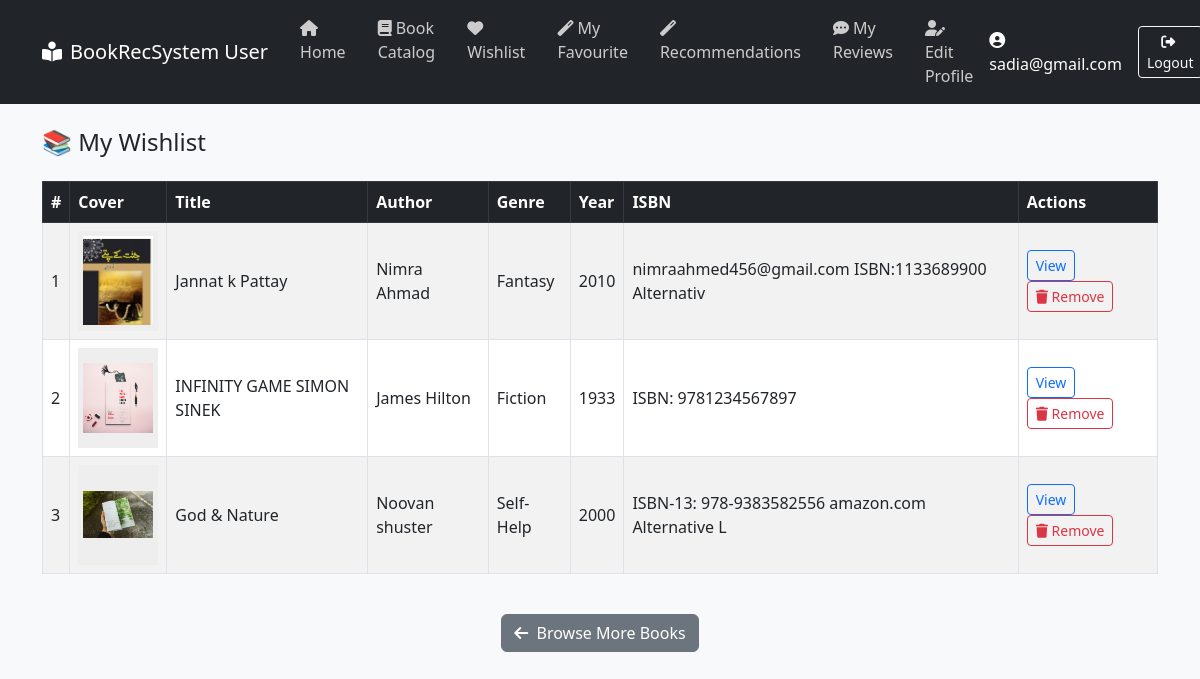
Screenshot of /user/my-wishlist.php (signed in) with the database file from the repository.
### tables this page shows
CREATE TABLE `tblwishlist` (
  `id` int(11) NOT NULL,
  `user_id` int(11) NOT NULL,
  `book_id` int(11) NOT NULL,
  `created_at` timestamp NOT NULL DEFAULT current_timestamp()
);

CREATE TABLE `tblbooks` (
  `id` int(11) NOT NULL,
  `title` varchar(255) NOT NULL,
  `author` varchar(255) NOT NULL,
  `genre` varchar(100) NOT NULL,
  `publication_year` int(11) DEFAULT NULL,
  `isbn` varchar(50) DEFAULT NULL,
  `description` text DEFAULT NULL,
  `cover_image` varchar(255) DEFAULT NULL,
  `created_at` timestamp NOT NULL DEFAULT current_timestamp()
);

### user/my-wishlist.php (the view, shortened to what this page needs)
<?php
include '../dbconnection.php';
$user_id = $_SESSION['user_id'];
$sql = "SELECT w.id AS wishlist_id, b.*
        FROM tblwishlist w
        JOIN tblbooks b ON w.book_id = b.id
        WHERE w.user_id = $user_id
        ORDER BY w.created_at DESC";
$wishlist = mysqli_query($conn, $sql);
?>
<!DOCTYPE html>
<html lang="en">
<head>
  <link href="https://cdn.jsdelivr.net/npm/bootstrap@5.3.0/dist/css/bootstrap.min.css" rel="stylesheet">
  <link href="https://cdnjs.cloudflare.com/ajax/libs/font-awesome/6.4.0/css/all.min.css" rel="stylesheet">
</head>
<body>
<?php include 'user-header.php'; ?>
<div class="container mt-4">
  <h4 class="mb-4">📚 My Wishlist</h4>
  <?php if (mysqli_num_rows($wishlist) > 0): ?>
    <div class="table-responsive">
      <table class="table table-bordered table-striped align-middle">
        <thead class="table-dark">
          <tr>
            <th>#</th>
            <th>Cover</th>
            <th>Title</th>
            <th>Author</th>
            <th>Genre</th>
            <th>Year</th>
            <th>ISBN</th>
            <th>Actions</th>
          </tr>
        </thead>
        <tbody>
          <?php $i = 1; while ($book = mysqli_fetch_assoc($wishlist)): ?>
            <tr>
              <td><?php echo $i++; ?></td>
              <td>
                <?php if (!empty($book['cover_image']) && file_exists("../admin/uploads/{$book['cover_image']}")): ?>
                  <img src="../admin/uploads/<?php echo $book['cover_image']; ?>" class="book-img" alt="Cover">
                <?php else: ?>
                  <img src="default-cover.png" class="book-img" alt="No Cover">
                <?php endif; ?>
              </td>
              <td><?php echo htmlspecialchars($book['title']); ?></td>
              <td><?php echo htmlspecialchars($book['author']); ?></td>
              <td><?php echo htmlspecialchars($book['genre']); ?></td>
              <td><?php echo htmlspecialchars($book['publication_year']); ?></td>
              <td><?php echo htmlspecialchars($book['isbn']); ?></td>
              <td>
                <a href="book-details.php?id=<?php echo $book['id']; ?>" class="btn btn-sm btn-outline-primary">
                  View
                </a>
                <a href="my-wishlist.php?remove_id=<?php echo $book['wishlist_id']; ?>" class="btn btn-sm btn-outline-danger" onclick="return confirm('Remove this book from your wishlist?');">
                  <i class="fas fa-trash"></i> Remove
                </a>
              </td>
            </tr>
          <?php endwhile; ?>
        </tbody>
      </table>
    </div>
  <?php else: ?>
    <div class="alert alert-info text-center">You have no books in your wishlist.</div>
  <?php endif; ?>
  <div class="text-center mt-4">
    <a href="book-catalog.php" class="btn btn-secondary">
      <i class="fas fa-arrow-left me-1"></i> Browse More Books
    </a>
  </div>
</div>
</body>
</html>

### user/my-wishlist.php (style rules this page uses)
body { background: #f8f9fa; font-family: 'Segoe UI', sans-serif; }
.book-img { width: 80px; height: 100px; object-fit: contain; background: #eee; padding: 5px; }

### rows the page displays
tblwishlist: book.cover_image (picture), book.title "Jannat k Pattay", book.author "Nimra Ahmad", book.genre "Fantasy", book.publication_year "2010", book.isbn "nimraahmed456@gmail.com ISBN:1133689900 Alternativ"
tblwishlist: book.cover_image (picture), book.title "INFINITY GAME SIMON SINEK", book.author "James Hilton", book.genre "Fiction", book.publication_year "1933", book.isbn "ISBN: 9781234567897"
tblwishlist: book.cover_image (picture), book.title "God & Nature", book.author "Noovan shuster", book.genre "Self-Help", book.publication_year "2000", book.isbn "ISBN‑13: 978‑9383582556 amazon.com Alternative L"

### other values shown
$_SESSION['user_email'] "sadia@gmail.com"
